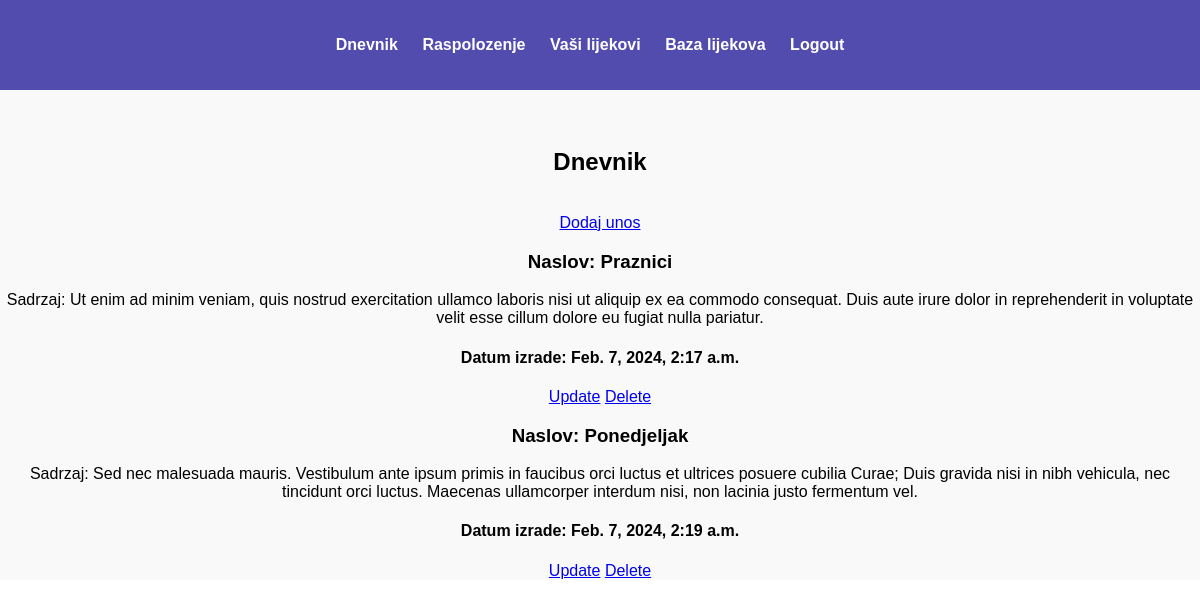
Screenshot of /dnevnik/ (signed in) with the database file from the repository.
### main/models.py (models this page shows)
class JournalEntry(models.Model):
    user = models.ForeignKey(User, on_delete=models.CASCADE)
    naslov = models.CharField(max_length=255)
    sadrzaj = models.TextField()
    datum_izrade = models.DateTimeField(auto_now_add=True)

### main/views.py (the view)
# urls.py: path('dnevnik/', views.JournalEntryView.as_view(), name='dnevnik'),
class JournalEntryView(ListView):
    model = JournalEntry

### main/templates/main/journalentry_list.html
{% extends "mainpage.html" %}
{% block content %}
<br>
<h2> Dnevnik </h2>
<br>
<a href="{% url 'main:addd' %}">Dodaj unos</a>
{% for dnevnik in journalentry_list %}
    {% if dnevnik.user == request.user %}
        <div class="dnevnik">
            <h3>Naslov: {{ dnevnik.naslov }}</h3>
            <p>Sadrzaj: {{ dnevnik.sadrzaj }}</p>
            <h4>Datum izrade: {{ dnevnik.datum_izrade }}</h4>
            <a href="{% url 'main:updated' dnevnik.pk %}">Update</a> <a href="{% url 'main:deleted' dnevnik.pk %}">Delete</a>
            <br>
        </div>
    {% endif %}
{% endfor %}
{% endblock %}

### main/templates/mainpage.html (style rules this page uses)
body { font-family: Arial, sans-serif; margin: 0; padding: 0; }

### rows the page displays
JournalEntry: naslov "Praznici", sadrzaj "Ut enim ad minim veniam, quis nostrud exercitation ullamco laboris nisi ut aliquip ex ea commodo consequat. Duis aute irure dolor in reprehenderit in voluptate velit esse cillum dolore eu fugiat nulla pariatur.", datum_izrade "Feb. 7, 2024, 2:17 a.m."
JournalEntry: naslov "Ponedjeljak", sadrzaj "Sed nec malesuada mauris. Vestibulum ante ipsum primis in faucibus orci luctus et ultrices posuere cubilia Curae; Duis gravida nisi in nibh vehicula, nec tincidunt orci luctus. Maecenas ullamcorper interdum nisi, non lacinia justo fermentum vel.", datum_izrade "Feb. 7, 2024, 2:19 a.m."
